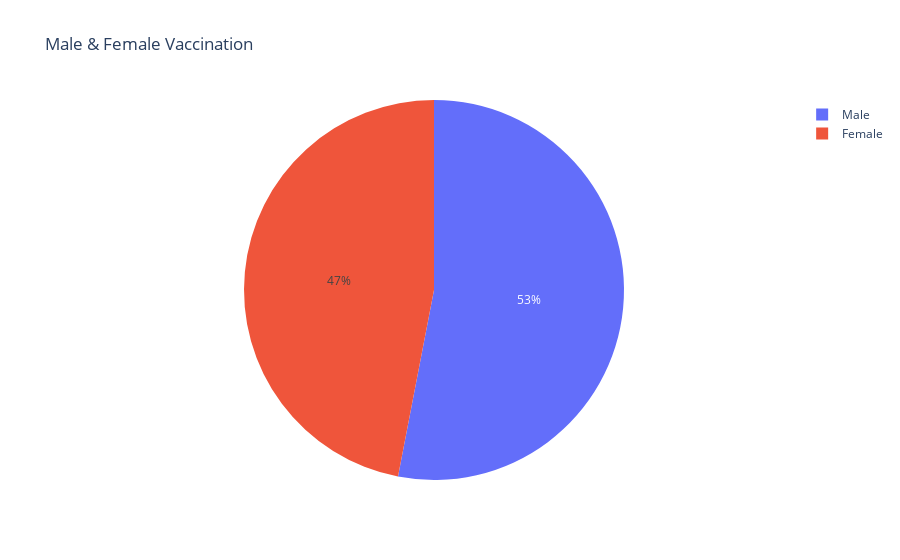

The notebook cell saved with this chart:
### Markdown cell above
### Create Pie Chart

### Code cell
# male vs female vaccination 
male = vaccine["Male(Individuals Vaccinated)"].sum()
female = vaccine["Female(Individuals Vaccinated)"].sum()
px.pie(names=["Male","Female"],values=[male,female],title="Male & Female Vaccination")

### Figure 1 — Plotly figure (JSON) as saved in the notebook; plotly's stock layout.template omitted (floating-point values rounded to 4 significant figures)
{"data": [{"domain": {"x": [0, 1], "y": [0, 1]}, "hovertemplate": "label=%{label}<br>value=%{value}<extra></extra>", "labels": ["Male", "Female"], "legendgroup": "", "name": "", "showlegend": true, "type": "pie", "values": [7138698858, 6321628736]}], "layout": {"legend": {"tracegroupgap": 0}, "title": {"text": "Male & Female Vaccination"}}}
